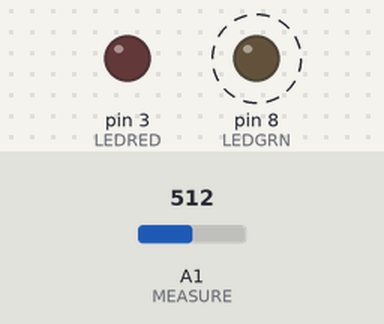
Bench run of a sketch on a simulated Arduino Uno, built with avr-gcc and run on an emulated ATmega328P. Parts: output pins drawn as LEDs (lit = HIGH). Dashed ring = blinking. Inputs (shaded band) come from the test bench; at power-on: A1 (MEASURE) = 512. Pins used as bus, display or sensor lines are not drawn.

Above: at 2.2 s.
2.3 s: A1 (MEASURE) set to 212
5.8 s: A1 (MEASURE) set to 184
At 7.4 s:
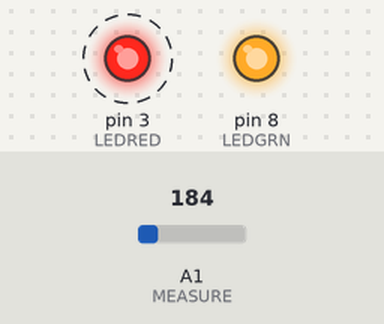
10.5 s: A1 (MEASURE) set to 210
At 11.3 s:
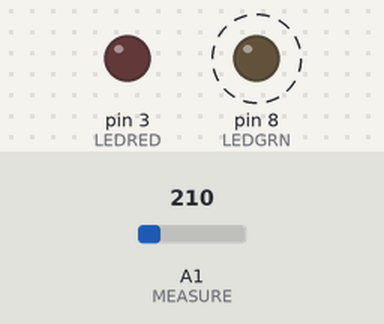
15.2 s: A1 (MEASURE) set to 190
At 15.55 s:
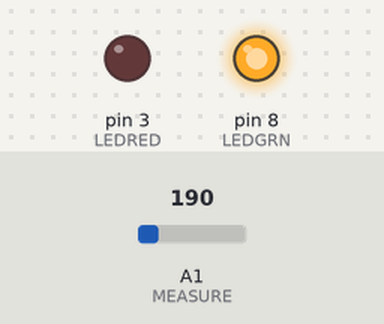
Timing chart, 0 to 20.9 s (numbered marks = the images above; inputs shaded):
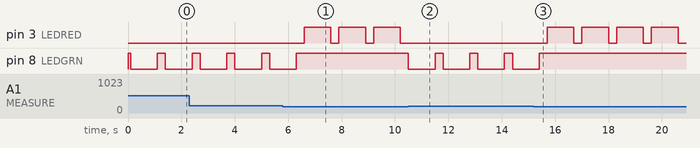

Measured:
- the behaviour switches between 200 and 199 on A1 (MEASURE) (found by bisection; images 0 and 1)
- after the input at 5.8 s, pin 3 (LEDRED): alternates HIGH for 1.0 s and LOW for 0.30 s, starting after 0.80 s; pin 8 (LEDGRN): goes on until 6.3 s, then stays HIGH
- after the input at 10.5 s, pin 3 (LEDRED): stops changing and stays LOW; pin 8 (LEDGRN): alternates HIGH for 0.30 s and LOW for 1.0 s, starting at once
- after the input at 15.2 s, pin 3 (LEDRED): alternates HIGH for 1.0 s and LOW for 0.30 s, starting after 0.50 s; pin 8 (LEDGRN): goes on until 15.4 s, then stays HIGH
- by itself, pin 8 (LEDGRN): alternates HIGH for 0.30 s and LOW for 1.0 s

The sketch:

RoboBadgePflanzenCheck.ino
```cpp
// Pin-Mapping von David Mellis!

#define LEDGRN 8 // grün (LED low active)
#define LEDRED 3 // rot (LED high active)
#define MEASURE A1 // Pin 0 für Messung ist A1!
#define MPOWER 2 // Pin 2 für Stromversorgung für Messung

// alles initialisieren und LEDs abschalten
void setup() {
  pinMode(LEDGRN, OUTPUT);
  digitalWrite(LEDGRN, LOW);
  pinMode(LEDRED, OUTPUT);
  digitalWrite(LEDRED, LOW);
  pinMode(MPOWER, OUTPUT);
  digitalWrite(MPOWER, LOW);
  digitalWrite(LEDGRN, HIGH);
}

// Der loop() läuft wieder und wieder:
void loop() {
  digitalWrite(MPOWER, HIGH);
  delay(100);
  if (analogRead(MEASURE) < 200) {
    // rot leuchtet
    digitalWrite(LEDGRN, HIGH); // low active
    digitalWrite(LEDRED, HIGH); // high active
  } else {
    // grün leuchtet
    digitalWrite(LEDGRN, LOW); // low active
    digitalWrite(LEDRED, LOW); // high active
  }
  digitalWrite(MPOWER, LOW);
  // 1 Sekunde Intervall, bitte erhöhen...
  delay(1000);
  // für die Messung kurz (0,2s) blinken
  digitalWrite(LEDGRN, HIGH); // low active
  digitalWrite(LEDRED, LOW); // high active
  delay(200);
}
```
